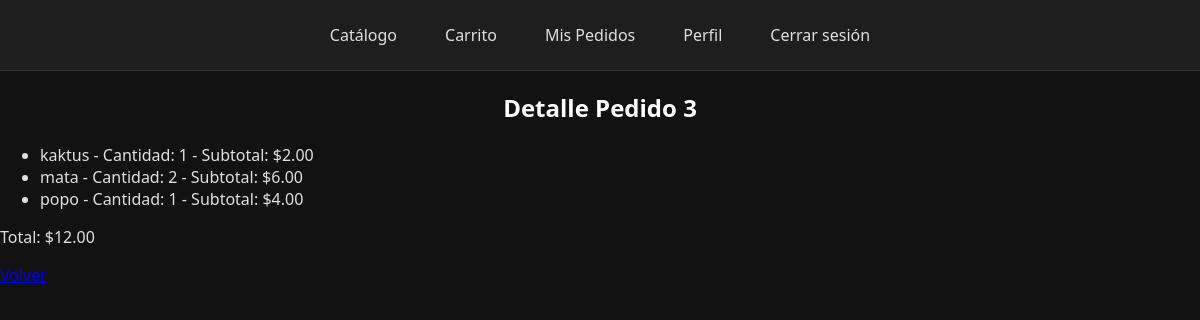
The app's page /pedidos/3/ (signed in) with its own data.
### core/models.py (models this page shows, shortened)
class Pedido(models.Model):
    ESTADO_CHOICES = [
        ('P', 'Pendiente'),
        ('E', 'Enviado'),
        ('C', 'Completado'),
        ('A', 'Cancelado'),
    ]
    cliente = models.ForeignKey(
        Cliente,
        on_delete=models.CASCADE,
        related_name='pedidos'
    )
    productos = models.ManyToManyField(
        'Producto',
        through='DetallePedido'
    )
    fecha = models.DateTimeField(auto_now_add=True)
    estado = models.CharField(
        max_length=1,
        choices=ESTADO_CHOICES,
        default='P'
    )
    total = models.DecimalField(
        max_digits=10,
        decimal_places=2,
        default=0
    )

class DetallePedido(models.Model):
    pedido = models.ForeignKey(
        Pedido,
        on_delete=models.CASCADE,
        related_name='detalles'
    )
    producto = models.ForeignKey(
        Producto,
        on_delete=models.CASCADE
    )
    cantidad = models.PositiveIntegerField(default=1)
    precio_unitario = models.DecimalField(max_digits=10, decimal_places=2)
    subtotal = models.DecimalField(max_digits=10, decimal_places=2, default=0)

class Producto(models.Model):
    nombre = models.CharField(max_length=100)
    descripcion = models.TextField(blank=True, null=True)
    precio = models.DecimalField(max_digits=10, decimal_places=2)
    stock = models.PositiveIntegerField(default=0)
    invernadero = models.ForeignKey(Invernadero, on_delete=models.CASCADE, related_name='productos')
    imagen = models.ImageField(upload_to='productos/', null=True, blank=True)

### core/views.py (the view)
# urls.py: path('pedidos/<int:pedido_id>/', views.detalle_pedido, name='detalle_pedido'),
@login_required
def detalle_pedido(request, pedido_id):
    pedido = get_object_or_404(Pedido, id=pedido_id, cliente=request.user.cliente)
    detalles = pedido.detalles.all()
    return render(request, 'core/detalle_pedido.html', {'pedido': pedido, 'detalles': detalles})

### core/templates/core/detalle_pedido.html
{% extends "core/base.html" %}
{% block content %}
<h2>Detalle Pedido {{ pedido.id }}</h2>
<ul>
{% for detalle in detalles %}
    <li>{{ detalle.producto.nombre }} - Cantidad: {{ detalle.cantidad }} - Subtotal: ${{ detalle.subtotal }}</li>
{% endfor %}
</ul>
<p>Total: ${{ pedido.total }}</p>
<a href="{% url 'historial_pedidos' %}">Volver</a>
{% endblock %}

### core/static/core/style.css (style rules this page uses)
body { background-color: #121212; color: #e0e0e0; font-family: 'Segoe UI', Tahoma, Geneva, Verdana, sans-serif; margin: 0; padding: 0; }
h1, h2 { color: #ffffff; text-align: center; }

### records on screen
Pedido: id "3", total "12.00"
DetallePedido: producto.nombre "kaktus", cantidad "1", subtotal "2.00"
DetallePedido: producto.nombre "mata", cantidad "2", subtotal "6.00"
DetallePedido: producto.nombre "popo", cantidad "1", subtotal "4.00"
